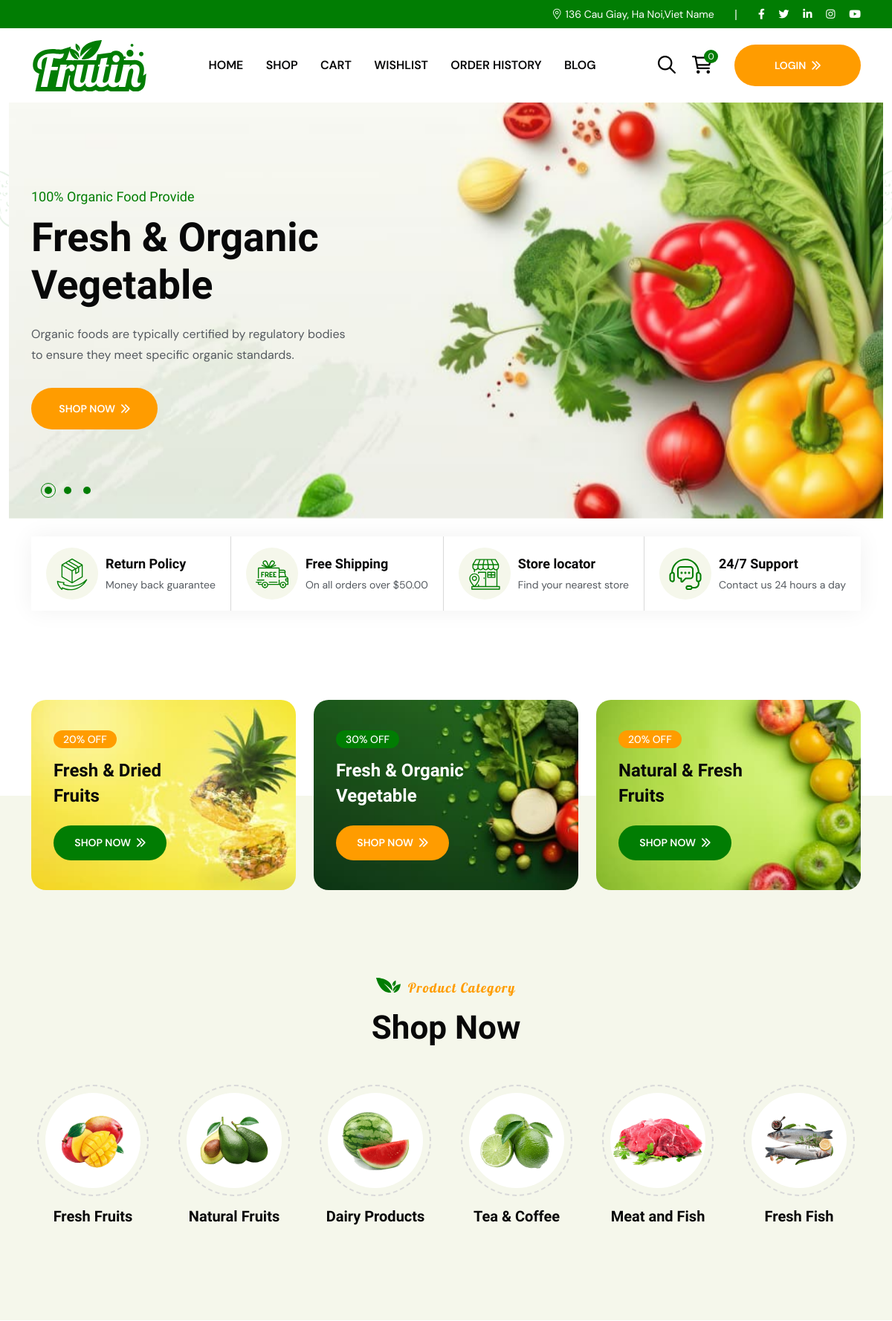
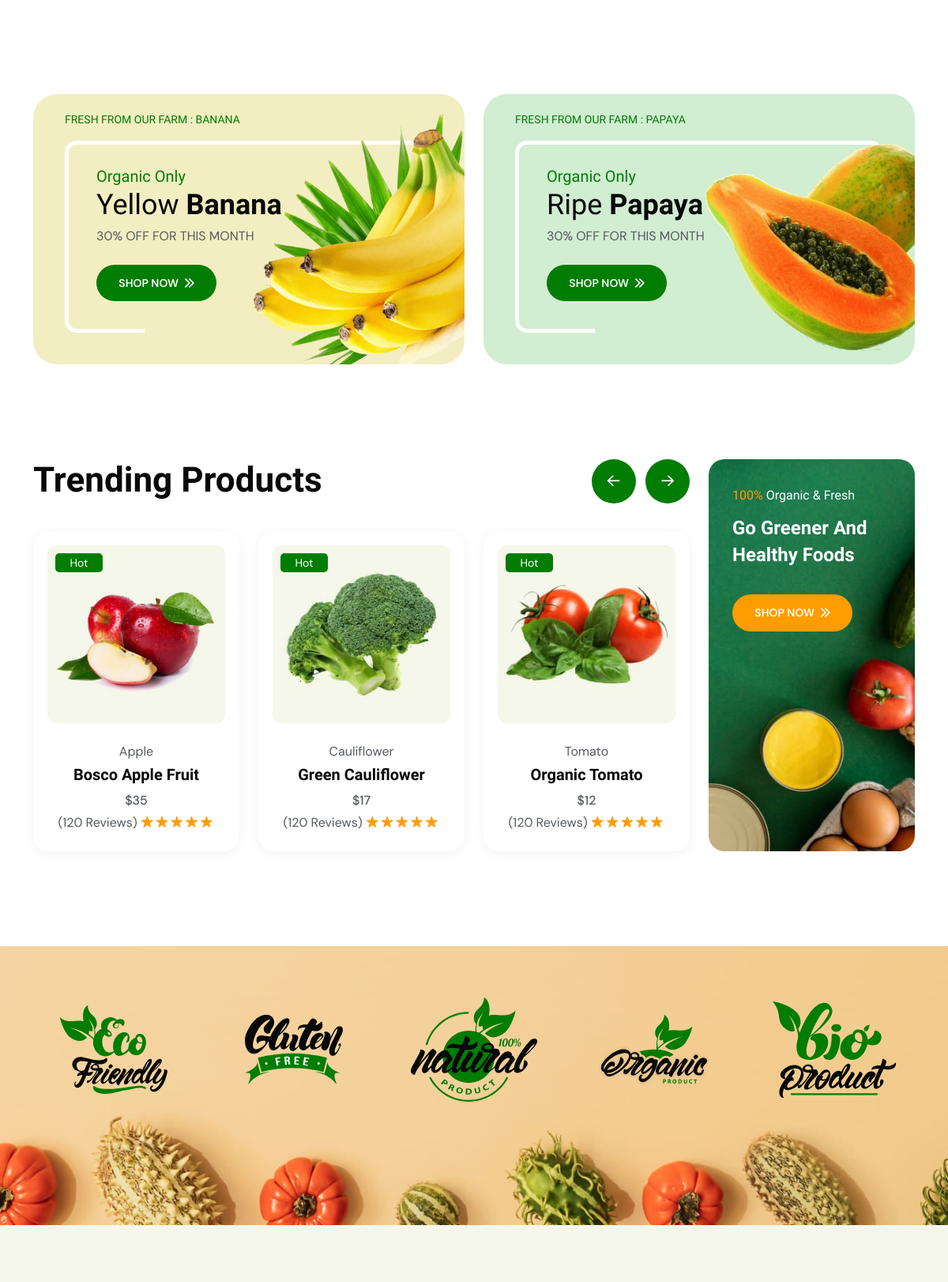
The page / (upper part) on the database its author committed (2 pictures, top to bottom).
### tables this page shows
CREATE TABLE `trending_product` (
  `product_id` int(11) NOT NULL
);

CREATE TABLE `product_image` (
  `id_image` int(11) NOT NULL,
  `product_id` int(11) NOT NULL,
  `image_path` varchar(400) NOT NULL,
  `main` int(1) NOT NULL DEFAULT 0
);

CREATE TABLE `sub_category` (
  `id_sub_category` int(11) NOT NULL,
  `name_sub_category` varchar(50) NOT NULL,
  `parent_category_id` int(11) NOT NULL
);

CREATE TABLE `product` (
  `product_id` int(11) NOT NULL,
  `name` varchar(255) NOT NULL,
  `price` int(8) NOT NULL,
  `desciption` text NOT NULL,
  `sub_category_id` int(11) NOT NULL
);

### model/pdo.php (called while the page is built, shortened)
<?php
function pdo_get_connection(){
    $servername = "localhost";
    $username = "root";
    $password = "";
    try {
        $conn = new PDO("mysql:host=$servername;dbname=longvlhph38689", $username, $password);
        $conn->setAttribute(PDO::ATTR_ERRMODE, PDO::ERRMODE_EXCEPTION);
        return $conn;
    } catch(PDOException $e) {
        echo "Connection failed: " . $e->getMessage();
    }
}
function pdo_query($sql){
    $sql_args=array_slice(func_get_args(),1);
    try{
        $conn=pdo_get_connection();
        $stmt=$conn->prepare($sql);
        $stmt->execute($sql_args);
        $rows=$stmt->fetchAll();
        return $rows;
    }
    catch(PDOException $e){
        throw $e;
    }
    finally{
        unset($conn);
    }
}

### model/product.php (called while the page is built, shortened)
<?php
function load_all_trending_product()
{
    $sql = "SELECT * FROM `trending_product`
    JOIN `product` on trending_product.product_id = product.product_id
    JOIN `sub_category` on sub_category.id_sub_category = product.sub_category_id
    join `product_image` on product_image.product_id = product.product_id where  main=1";
    return pdo_query($sql);
}

### home-mega-shop.php (the view, shortened to what this page needs)
<!doctype html>
<html class="no-js" lang="zxx">
<head>
    <link rel="stylesheet" href="assets/css/app.min.css">
    <link rel="stylesheet" href="assets/css/fontawesome.min.css">
    <link rel="stylesheet" href="assets/css/style.css">
</head>
<body>
    <div class="th-hero-wrapper hero-3" id="hero">
        <div class="shape-mockup" data-top="0" data-left="0"><img src="assets/img/shape/vector_shape_8.png" alt="shape"></div>
        <div class="shape-mockup" data-top="0" data-right="0"><img src="assets/img/shape/vector_shape_9.png" alt="shape"></div>
        <div class="container-fluid">
            <div class="row justify-content-center">
                <div class="col-auto">
                    <div class="swiper th-slider" id="heroSlider3" data-slider-options='{"effect":"fade"}'>
                        <div class="swiper-wrapper">
                            <div class="swiper-slide">
                                <div class="hero-inner" data-bg-src="assets/img/hero/hero_bg_3_1.jpg">
                                    <div class="hero-style3"><span class="hero-subtitle" data-ani="slideinup" data-ani-delay="0.0s">100% Organic Food Provide</span>
                                        <h1 class="hero-title2"><span class="title1" data-ani="slideinup" data-ani-delay="0.2s">Fresh & Organic</span> <span class="title2" data-ani="slideinup" data-ani-delay="0.3s">Vegetable</span></h1>
                                        <p class="hero-text" data-ani="slideinup" data-ani-delay="0.5s">Organic foods are typically certified by regulatory bodies to ensure they meet specific organic standards.</p><a href="index.php?act=shop" class="th-btn style4" data-ani="slideinup" data-ani-delay="0.6s">Shop Now<i class="fas fa-chevrons-right ms-2"></i></a>
                                    </div>
                                </div>
                            </div>
                        </div>
                        <div class="slider-pagination"></div>
                    </div>
                </div>
            </div>
        </div>
    </div>
    <section class="mt-4">
        <div class="container">
            <div class="feature-list-wrap">
                <div class="feature-list">
                    <div class="box-icon"><img src="assets/img/icon/feature_list_1.svg" alt="icon"></div>
                    <div class="media-body">
                        <h3 class="box-title">Return Policy</h3>
                        <p class="box-text">Money back guarantee</p>
                    </div>
                </div>
                <div class="feature-list">
                    <div class="box-icon"><img src="assets/img/icon/feature_list_2.svg" alt="icon"></div>
                    <div class="media-body">
                        <h3 class="box-title">Free Shipping</h3>
                        <p class="box-text">On all orders over $50.00</p>
                    </div>
                </div>
                <div class="feature-list">
                    <div class="box-icon"><img src="assets/img/icon/feature_list_3.svg" alt="icon"></div>
                    <div class="media-body">
                        <h3 class="box-title">Store locator</h3>
                        <p class="box-text">Find your nearest store</p>
                    </div>
                </div>
                <div class="feature-list">
                    <div class="box-icon"><img src="assets/img/icon/feature_list_4.svg" alt="icon"></div>
                    <div class="media-body">
                        <h3 class="box-title">24/7 Support</h3>
                        <p class="box-text">Contact us 24 hours a day</p>
                    </div>
                </div>
            </div>
        </div>
    </section>
    <section class="space-top" data-pos-for="#category-sec" data-sec-pos="bottom-half">
        <div class="container z-index-common">
            <div class="row gy-4 justify-content-center">
                <div class="col-xl-4 col-md-6">
                    <div class="offer-box mega-hover" data-bg-src="assets/img/bg/cta_bg_3_1.jpg"><span class="box-subtitle">20% OFF</span>
                        <h3 class="box-title">Fresh & Dried<br>Fruits</h3><a href="shop-details.php" class="th-btn btn-sm">Shop Now<i class="fas fa-chevrons-right ms-2"></i></a>
                    </div>
                </div>
                <div class="col-xl-4 col-md-6">
                    <div class="offer-box mega-hover" data-bg-src="assets/img/bg/cta_bg_3_2.jpg"><span class="box-subtitle bg-theme">30% OFF</span>
                        <h3 class="box-title text-white">Fresh & Organic<br>Vegetable</h3><a href="shop-details.php" class="th-btn style4 btn-sm">Shop Now<i class="fas fa-chevrons-right ms-2"></i></a>
                    </div>
                </div>
                <div class="col-xl-4 col-md-6">
                    <div class="offer-box mega-hover" data-bg-src="assets/img/bg/cta_bg_3_3.jpg"><span class="box-subtitle">20% OFF</span>
                        <h3 class="box-title">Natural & Fresh<br>Fruits</h3><a href="shop-details.php" class="th-btn btn-sm">Shop Now<i class="fas fa-chevrons-right ms-2"></i></a>
                    </div>
                </div>
            </div>
        </div>
    </section>
    <section class="space bg-smoke2" id="category-sec">
        <div class="container">
            <div class="title-area text-center"><span class="sub-title"><img src="assets/img/theme-img/title_icon.svg" alt="Icon">Product Category</span>
                <h2 class="sec-title">Shop Now</h2>
            </div>
            <div class="swiper th-slider" data-slider-options='{"breakpoints":{"0":{"slidesPerView":2},"576":{"slidesPerView":"3"},"768":{"slidesPerView":"4"},"992":{"slidesPerView":"5"},"1200":{"slidesPerView":"6"}}}'>
                <div class="swiper-wrapper">
                    <div class="swiper-slide">
                        <div class="category-box">
                            <div class="box-icon"><img src="assets/img/product/category_2_1.png" alt="Image"></div>
                            <h3 class="box-title"><a href="index.php?act=shop">Fresh Fruits</a></h3>
                        </div>
                    </div>
                    <div class="swiper-slide">
                        <div class="category-box">
                            <div class="box-icon"><img src="assets/img/product/category_2_2.png" alt="Image"></div>
                            <h3 class="box-title"><a href="index.php?act=shop">Natural Fruits</a></h3>
                        </div>
                    </div>
                    <div class="swiper-slide">
                        <div class="category-box">
                            <div class="box-icon"><img src="assets/img/product/category_2_3.png" alt="Image"></div>
                            <h3 class="box-title"><a href="index.php?act=shop">Dairy Products</a></h3>
                        </div>
                    </div>
                    <div class="swiper-slide">
                        <div class="category-box">
                            <div class="box-icon"><img src="assets/img/product/category_2_4.png" alt="Image"></div>
                            <h3 class="box-title"><a href="index.php?act=shop">Tea & Coffee</a></h3>
                        </div>
                    </div>
                    <div class="swiper-slide">
                        <div class="category-box">
                            <div class="box-icon"><img src="assets/img/product/category_2_5.png" alt="Image"></div>
                            <h3 class="box-title"><a href="index.php?act=shop">Meat and Fish</a></h3>
                        </div>
                    </div>
                    <div class="swiper-slide">
                        <div class="category-box">
                            <div class="box-icon"><img src="assets/img/product/category_2_6.png" alt="Image"></div>
                            <h3 class="box-title"><a href="index.php?act=shop">Fresh Fish</a></h3>
                        </div>
                    </div>
                </div>
            </div>
        </div>
    </section>
    <section class="space">
        <div class="container z-index-common">
            <div class="row gy-30">
                <div class="col-xl-6">
                    <div class="offer-block mega-hover" data-bg-color="#F3EEC1">
                        <div class="box-img"><img src="assets/img/bg/cta_5_1.png" alt="Image"></div><span class="h6 box-subtitle">FRESH FROM OUR FARM : BANANA</span>
                        <div class="box-content" data-border="#F3EEC1"><span class="box-heading">Organic Only</span>
                            <h3 class="box-title">Yellow <b>Banana</b></h3>
                            <p class="box-text">30% OFF FOR THIS MONTH</p><a href="index.php?act=shop" class="th-btn btn-sm">Shop Now<i class="fas fa-chevrons-right ms-2"></i></a>
                        </div>
                    </div>
                </div>
                <div class="col-xl-6">
                    <div class="offer-block mega-hover" data-bg-color="#D1EDD2">
                        <div class="box-img"><img src="assets/img/bg/cta_5_2.png" alt="Image"></div><span class="h6 box-subtitle">FRESH FROM OUR FARM : PAPAYA</span>
                        <div class="box-content" data-border="#D1EDD2"><span class="box-heading">Organic Only</span>
                            <h3 class="box-title">Ripe <b>Papaya</b></h3>
                            <p class="box-text">30% OFF FOR THIS MONTH</p><a href="index.php?act=shop" class="th-btn btn-sm">Shop Now<i class="fas fa-chevrons-right ms-2"></i></a>
                        </div>
                    </div>
                </div>
            </div>
        </div>
    </section>
    <section class="space-bottom">
        <div class="container">
            <div class="row flex-row-reverse">
                <div class="col-xl-3 col-lg-4 col-md-6 mb-40 mb-lg-0">
                    <div class="offer-grid mega-hover" data-bg-src="assets/img/bg/cta_bg_4_2.jpg"><span class="h6 box-subtitle fs-16 text-white"><span class="text-theme2">100% </span>Organic & Fresh</span>
                        <h3 class="box-title text-white">Go Greener And<br>Healthy Foods</h3><a href="shop-details.php" class="th-btn btn-sm style4">Shop Now<i class="fas fa-chevrons-right ms-2"></i></a>
                    </div>
                </div>
                <div class="col-xl-9 col-lg-8 col-md-6">
                    <div class="row justify-content-lg-between justify-content-center align-items-center">
                        <div class="col-md text-center text-md-start">
                            <h2 class="sec-title mb-30">Trending Products</h2>
                        </div>
                        <div class="col-md-auto d-none d-lg-inline-block">
                            <div class="sec-btn mb-35">
                                <div class="icon-box"><button data-slider-prev="#productSlider7" class="slider-arrow default"><i class="far fa-arrow-left"></i></button> <button data-slider-next="#productSlider7" class="slider-arrow default"><i class="far fa-arrow-right"></i></button></div>
                            </div>
                        </div>
                    </div>
                    <div class="swiper th-slider has-shadow" id="productSlider7" data-slider-options='{"breakpoints":{"0":{"slidesPerView":1},"576":{"slidesPerView":"2"},"768":{"slidesPerView":"1"},"992":{"slidesPerView":"2"},"1200":{"slidesPerView":"3"}}}'>
                        <div class="swiper-wrapper">
                            <?php foreach ($list_trending as $key => $value) : ?>
                                <div class="swiper-slide">
                                    <div class="th-product product-grid">
                                        <div class="product-img"><img src="./assets/img/product/<?= $value['image_path']  ?>" alt="Product Image"> <span class="product-tag">Hot</span>
                                        </div>
                                        <div class="product-content"><a href="shop-details.php" class="product-category"><?= $value['name_sub_category']  ?></a>
                                            <h3 class="product-title"><a href="shop-details.php"><?= $value['name']  ?></a></h3><span class="price">$<?= $value['price']  ?></span>
                                        </div>
                                        <div class="woocommerce-product-rating"><span class="count">(120 Reviews)</span>
                                            <div class="star-rating" role="img" aria-label="Rated 5.00 out of 5"><span>Rated <strong class="rating">5.00</strong> out of 5 based on <span class="rating">1</span>
                                                    customer rating</span></div>
                                        </div>
                                    </div>
                                </div>
                            <?php endforeach; ?>
                        </div>
                    </div>
                </div>
            </div>
        </div>
    </section>
    <div class="brand-sec2" data-bg-src="assets/img/bg/brand_bg_1.jpg">
        <div class="container th-container">
            <div class="swiper th-slider" id="blogSlider1" data-slider-options='{"breakpoints":{"0":{"slidesPerView":2},"576":{"slidesPerView":"2"},"768":{"slidesPerView":"3"},"992":{"slidesPerView":"4"},"1200":{"slidesPerView":"5"},"1400":{"slidesPerView":"6"}}}'>
                <div class="swiper-wrapper">
                    <div class="swiper-slide">
                        <div class="brand-card"><img src="assets/img/brand/brand_1_1.svg" alt="Brand Logo"></div>
                    </div>
                    <div class="swiper-slide">
                        <div class="brand-card"><img src="assets/img/brand/brand_1_2.svg" alt="Brand Logo"></div>
                    </div>
                    <div class="swiper-slide">
                        <div class="brand-card"><img src="assets/img/brand/brand_1_3.svg" alt="Brand Logo"></div>
                    </div>
                    <div class="swiper-slide">
                        <div class="brand-card"><img src="assets/img/brand/brand_1_8.svg" alt="Brand Logo"></div>
                    </div>
                    <div class="swiper-slide">
                        <div class="brand-card"><img src="assets/img/brand/brand_1_5.svg" alt="Brand Logo"></div>
                    </div>
                </div>
            </div>
        </div>
    </div>
    <section class="overflow-hidden bg-smoke2 space" id="testi-sec">
    </section>
</body>
</html>

### rows shown on the page
trending_product: product_image.image_path (picture), sub_category.name_sub_category "Apple", product.name "Bosco Apple Fruit", product.price "35"
trending_product: product_image.image_path (picture), sub_category.name_sub_category "Cauliflower", product.name "Green Cauliflower", product.price "17"
trending_product: product_image.image_path (picture), sub_category.name_sub_category "Tomato", product.name "Organic Tomato", product.price "12"
